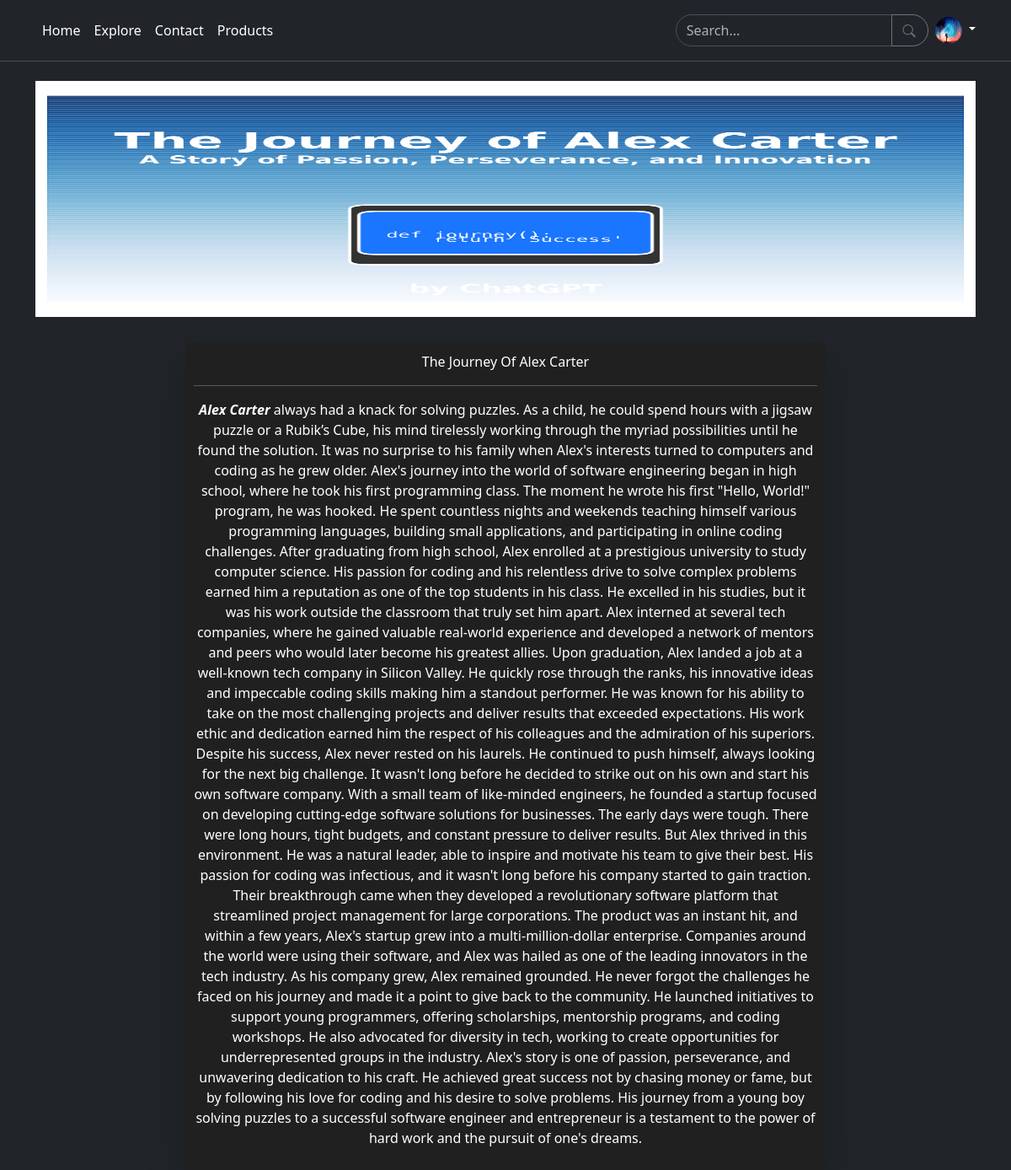
The app's page /post/4 (signed in) with its own data.
### lumenlog/models.py (models this page shows, shortened)
class User(UserMixin, db.Model):
    id: Mapped[int] = mapped_column(primary_key=True)
    username: Mapped[str] = mapped_column(String(20), unique=True)
    email: Mapped[str] = mapped_column(String(30), unique=True)
    password: Mapped[str] = mapped_column(String(120))
    timestamp: Mapped[str] = mapped_column(DateTime, default=datetime.utcnow)
    about_me: Mapped[str] = mapped_column(String(70), nullable=True)
    profile_pic: Mapped[str] = mapped_column(String(), nullable=True)
    posts: Mapped[List["Post"]] = relationship("Post", back_populates="author")
    following: WriteOnlyMapped['User'] = relationship(
        secondary=followers, primaryjoin=(followers.c.follower_id == id),
        secondaryjoin=(followers.c.followed_id == id),
        back_populates='followers')
    followers: WriteOnlyMapped['User'] = relationship(
        secondary=followers, primaryjoin=(followers.c.followed_id == id),
        secondaryjoin=(followers.c.follower_id == id),
        back_populates='following')
    last_message_read_time: Mapped[Optional[datetime]]
    messages_sent: WriteOnlyMapped['Message'] = relationship(
        foreign_keys='Message.sender_id', back_populates='sender')
    messages_received: WriteOnlyMapped['Message'] = relationship(
        foreign_keys='Message.recipient_id', back_populates='recipient')

class Post(db.Model):
    id: Mapped[int] = mapped_column(primary_key=True)
    title: Mapped[str] = mapped_column(String(255))
    content: Mapped[str] = mapped_column(String(5000))
    cover: Mapped[str] = mapped_column(String(255))
    timestamp: Mapped[str] = mapped_column(DateTime, default=datetime.utcnow)
    language: Mapped[Optional[str]] = mapped_column(String(5), nullable=True)
    author_id: Mapped[int] = mapped_column(Integer(), ForeignKey("user.id"))
    author: Mapped['User'] = relationship("User", back_populates="posts")

### lumenlog/views.py (the view)
@views.route("/post/<int:id>", methods=["GET", "POST"])
@login_required
def get_post(id):
    post = Post.query.get_or_404(id)
    return render_template('views/post.html', post=post)

### lumenlog/forms.py
class SearchForm(FlaskForm):
    search = StringField('Search...', validators=[DataRequired()])
    submit = SubmitField('Search')

### lumenlog/__init__.py (called while the page is built)
def create_app():
    app = Flask(__name__, instance_relative_config=True)
    app.config.from_object('config.DevelopmentConfig')
    db.init_app(app)
    login_manager.init_app(app)
    moment.init_app(app)
    ckeditor.init_app(app)
    login_manager.login_view = "auth.login"
    from .auth import auth
    from .views import views
    from .errors import errors
    app.register_blueprint(auth, url_prefix='/auth')
    app.register_blueprint(views, url_prefix='/')
    app.register_blueprint(errors, url_prefix='/error')
    from .models import User, Post
    with app.app_context():
        db.create_all()
    @login_manager.user_loader
    def load_user(user_id):
        return User.query.get(user_id)
    return app

### lumenlog/views.py (called while the page is built)
@views.app_context_processor
def base():
    searchForm = SearchForm()
    user = current_user
    return dict(searchForm=searchForm, user=user)

### lumenlog/templates/views/post.html (shortened to what this page needs)
{% extends "views/base.html" %}
{% block content %}
<div class="container pt-4 custom-container">
    <div class="row justify-content-center custom-image-row">
        <img
            class="rounded-1 custom-image"
            src="{{ url_for('static', filename='img/' + post.cover) }}"
            alt="{{ post.title }}"
        />
    </div>
    <div class="row mt-3 justify-content-center custom-content-row">
        <div class="col-md-8 custom-content shadow-lg">
            <div>{{ post.title }}</div>
            <hr>
            <div>{{ post.content|safe }}</div>
        </div>
    </div>
</div>
{% endblock content %}

### lumenlog/templates/views/_navbar.html (shortened to what this page needs)
<div class="p-3 mb-3 border-bottom bg-dark fixed-top" data-bs-theme="dark">
  <div class="container">
    <div
      class="d-flex flex-wrap align-items-center justify-content-center justify-content-lg-start">
      <ul
        class="nav col-12 col-lg-auto me-lg-auto mb-2 justify-content-center mb-md-0">
        <li>
          <a
            href="{{ url_for('views.home') }}"
            class="nav-link px-2 link-body-emphasis"
            >Home</a
          >
        </li>
        <li>
          <a
            href="{{ url_for('views.explore') }}"
            class="nav-link px-2 link-body-emphasis"
            >Explore</a
          >
        </li>
        <li>
          <a href="#" class="nav-link px-2 link-body-emphasis">Contact</a>
        </li>
        <li>
          <a href="#" class="nav-link px-2 link-body-emphasis">Products</a>
        </li>
      </ul>
      <form
        class="d-flex"
        role="search"
        method="POST"
        action="{{ url_for('views.search')}}">
        <div class="input-group me-2">
          <input
            type="search"
            name="search"
            class="form-control rounded-start-5"
            placeholder="Search..."
            aria-label="Search" />
          <button
            class="btn btn-outline-secondary rounded-end-5 justify-content-center"
            type="button"
            id="button-addon2">
            <svg
              xmlns="http://www.w3.org/2000/svg"
              width="18"
              height="18"
              fill="currentColor"
              class="bi bi-search"
              viewBox="0 0 18 19">
              <path
                d="M11.742 10.344a6.5 6.5 0 1 0-1.397 1.398h-.001q.044.06.098.115l3.85 3.85a1 1 0 0 0 1.415-1.414l-3.85-3.85a1 1 0 0 0-.115-.1zM12 6.5a5.5 5.5 0 1 1-11 0 5.5 5.5 0 0 1 11 0" />
            </svg>
          </button>
        </div>
      </form>
      <div class="dropdown text-end">
        <a
          href="#"
          class="d-block link-body-emphasis text-decoration-none dropdown-toggle"
          data-bs-toggle="dropdown"
          aria-expanded="false">
          {% if not user.profile_pic %}
          <img
            src="{{user.avatar(32) }}"
            alt="mdo"
            width="32"
            height="32"
            class="rounded-circle" />
          {% else %}
          <img
            src="{{ url_for('static', filename='img/' + user.profile_pic) }}"
            alt="mdo"
            width="32"
            height="32"
            class="rounded-circle" />
          {% endif %}
        </a>
      </div>
    </div>
  </div>
</div>

### lumenlog/static/css/base.css (style rules this page uses)
.custom-image-row { text-align: center; }
.custom-image { max-width: 100%; height: 35vh; margin-bottom: 15px; }
.custom-content-row { text-align: center; margin-top: 20px; }
.custom-content { padding: 10px; background-color: #212020; color: white; border-radius: 5px; box-shadow: 10 10px 10px rgba(0, 0, 0, 0.5); }

### records on screen
User: profile_pic (picture)
Post: cover (picture), title "The Journey Of Alex Carter", content "Alex Carter always had a knack for solving puzzles. As a child, he could spend hours with a jigsaw puzzle or a Rubik’s Cube, his mind tirelessly working through the myriad possibilities until he found the solution. It was no surprise to his family when Alex's interests turned to computers and coding as he grew older. Alex's journey into the world of software engineering began in high school, where he took his first programming class. The moment he wrote his first \"Hello, World!\" program, he was hooked. He spent countless nights and weekends teaching himself various programming languages, building small applications, and participating in online coding challenges. After graduating from high…"
